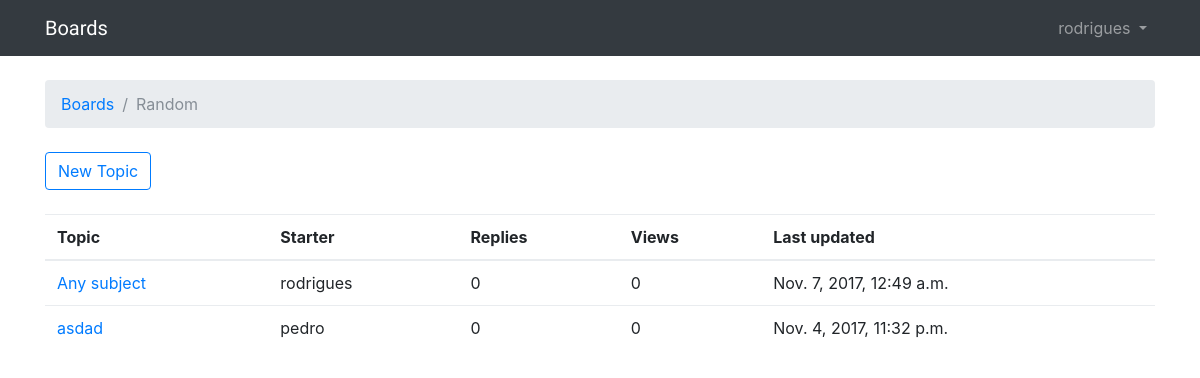
Page /boards/3/ (signed in) on the earlier database version.
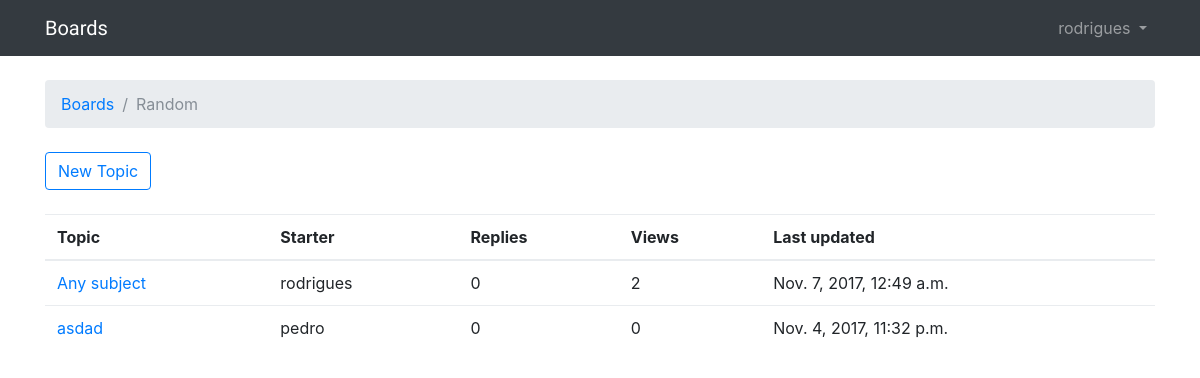
Same page on the later database version.
### boards/models.py (models this page shows, shortened)
class Topic(models.Model):
    subject = models.CharField(max_length=255)
    last_updated = models.DateTimeField(auto_now_add=True)
    board = models.ForeignKey(Board, related_name='topics')
    starter = models.ForeignKey(User, related_name='topics')
    views = models.PositiveIntegerField(default=0)

### boards/views.py (the view)
# urls.py: url(r'^boards/(?P<pk>\d+)/$', boards_views.TopicListView.as_view(), name='board_topics'),
class TopicListView(ListView):
    model = Topic
    context_object_name = 'topics'
    template_name = 'topics.html'
    paginate_by = 20
    def get_context_data(self, **kwargs):
        kwargs['board'] = self.board
        return super().get_context_data(**kwargs)
    def get_queryset(self):
        self.board = get_object_or_404(Board, pk=self.kwargs.get('pk'))
        queryset = self.board.topics.order_by('-last_updated').annotate(replies=Count('posts') - 1)
        return queryset

### templates/topics.html (shortened to what this page needs)
{% extends 'base.html' %}
{% block breadcrumb %}
    <li class="breadcrumb-item"><a href="{% url 'home' %}">Boards</a></li>
    <li class="breadcrumb-item active">{{board.name}}</li>
{% endblock %}
{% block content %}
    <div class="mb-4">
        <a href="{% url 'new_topic' board.pk %}" class="btn btn-outline-primary">New Topic</a>
    </div>
    <table class="table">
        <thead class="thead-inverse">
            <tr>
                <th>Topic</th>
                <th>Starter</th>
                <th>Replies</th>
                <th>Views</th>
                <th>Last updated</th>
            </tr>
        </thead>
        <tbody>
            {% for topic in topics %}
                <tr>
                    <td><a href="{% url 'topic_posts' board.pk topic.pk %}">{{ topic.subject }}</td>
                    <td>{{ topic.starter.username }}</td>
                    <td>{{ topic.replies }}</td>
                    <td>{{ topic.views }}</td>
                    <td>{{ topic.last_updated }}</td>
                </tr>
            {% endfor %}
        </tbody>
    </table>
{% endblock %}

Differences in the rows shown:
changed Topic "Any subject": views "0" → "2"
